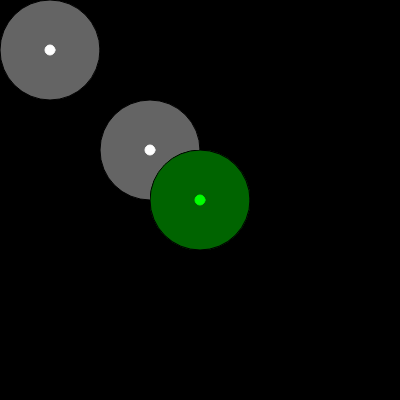
Frame 1 (no input)
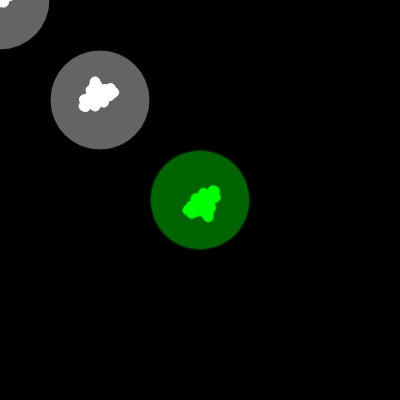
Frame 60 (no input)
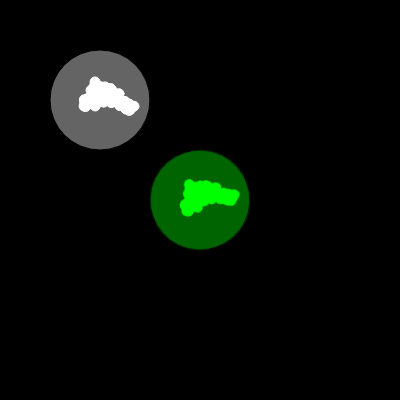
Frame 120 (the mouse pressed at the canvas centre since frame 60)

The p5.js sketch that drew these frames (run headless with seeded random() and noise() and a simulated clock; from frame 60 on, the mouse is pressed at the canvas centre):

// p5.js sketch
// ── sketch.js
let graphics;
let x = 50;
let y = 50;
let angle =0
function setup () {
  createCanvas(400, 400);
  // pixelDensity(1) // 设置graphics 像素密度，
  graphics = createGraphics(100, 100) //创建一个新的图形画布
  // graphics.background(100);
  graphics.fill(100)
  graphics.ellipse(50,50,100)
}

function draw () {
  background(0)
  // background(51)
  // if(mouseIsPressed){
  //   fill(255)
  //   stroke(255)
  //   ellipse(mouseX, mouseY, 20)
  // }

  // if(mouseIsPressed){
  //   graphics.fill(255)
  //   graphics.stroke(255)
  //   graphics.ellipse(mouseX, mouseY, 20)
  // }

  graphics.fill(255)
  graphics.stroke(255)
  graphics.ellipse(x, y, 10)
  x += random(-5, 5)
  y += random(-5, 5)

  //在 draw()中使用image 添加到画布中去
  image(graphics, mouseX, mouseY)
  image(graphics, 100, 100)

  imageMode(CENTER)
  push();
  tint(0, 255, 0)
  translate(200, 200)
  rotate(angle)
  image(graphics,0, 0)
  pop();

  angle +=0.05

  // fill(255, 0, 255)
  // ellipse(mouseX, mouseY, 10)
}
